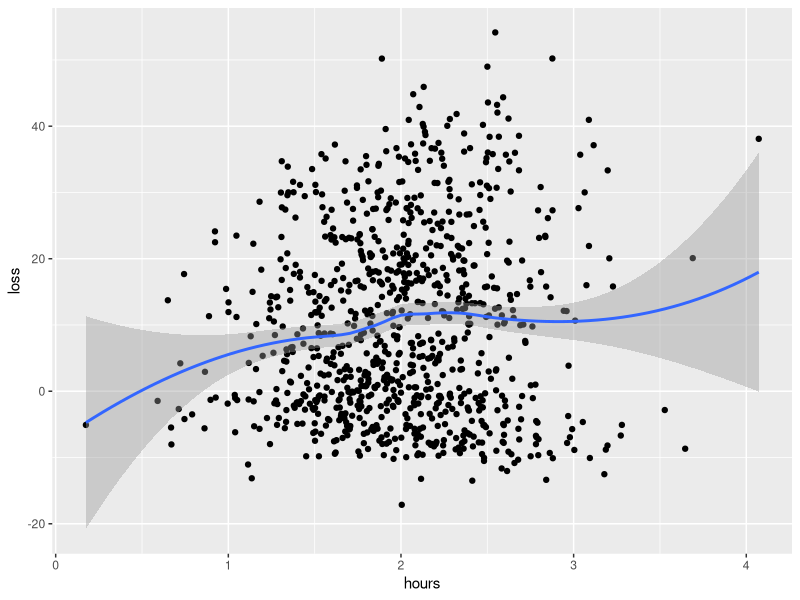

Write the R code that produced this figure.
## ---- chunk 1
library(tidyverse)
## ---- chunk 2
dat <- read_csv('RawData/Treening.csv')

# draw a graph
ggplot(data = dat, aes(x = hours, y = loss)) +
  geom_point()+
  geom_smooth()
